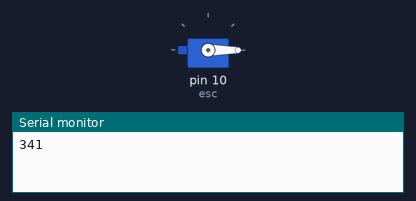
The sketch below on a simulated Arduino Uno, built with avr-gcc and run on an emulated ATmega328P. On the bench: servo, the last lines printed to the serial monitor.

Above: at 0.05 s.
At 14.9 s:
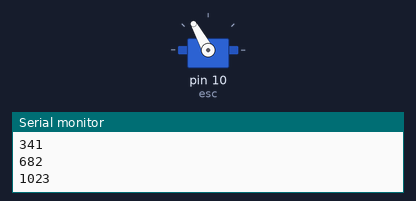
At 20.0 s:
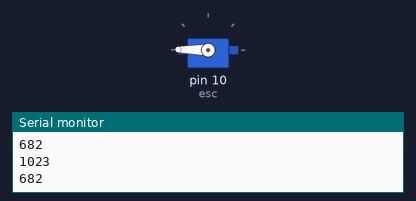
At 29.9 s:
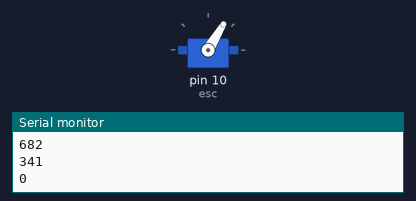
Timing chart, 0 to 39.0 s (numbered marks = the images above):
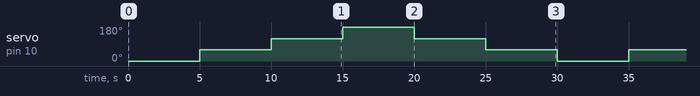

The sketch:

ESC.control.analog.ino
```cpp
#include <Servo.h>

Servo esc;
int potencia = 0;
int potenciaInc = 341;

void setup(){
  esc.attach(10);
  Serial.begin(9600);
}

void loop(){

  int potenciaPWM = map(potencia, 0, 1023, 0, 179);
  esc.write(potenciaPWM);
  potencia = potencia + potenciaInc;
  if (potencia == 0 || potencia == 1023) {
    potenciaInc = - potenciaInc;
  }
  Serial.println(potencia);
  delay(5000);
}
```

Measured:
- by itself, servo on pin 10 (esc): repeats every 30.0 s: 119° 5.0 s, 179° 5.0 s, 119° 5.0 s, 59° 5.0 s, 0° 5.0 s, 59° 5.0 s
